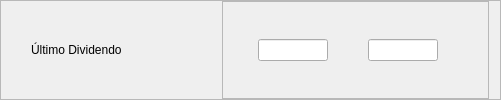
              <widget class="QFrame" name="fFiis_Dividendo">
               <property name="frameShape">
                <enum>QFrame::StyledPanel</enum>
               </property>
               <property name="frameShadow">
                <enum>QFrame::Raised</enum>
               </property>
               <layout class="QHBoxLayout" name="horizontalLayout_104">
                <property name="leftMargin">
                 <number>30</number>
                </property>
                <property name="topMargin">
                 <number>0</number>
                </property>
                <property name="bottomMargin">
                 <number>0</number>
                </property>
                <item>
                 <widget class="QLabel" name="label_67">
                  <property name="minimumSize">
                   <size>
                    <width>185</width>
                    <height>0</height>
                   </size>
                  </property>
                  <property name="maximumSize">
                   <size>
                    <width>185</width>
                    <height>150</height>
                   </size>
                  </property>
                  <property name="styleSheet">
                   <string notr="true">font: 14pt &quot;Segoe UI&quot;;</string>
                  </property>
                  <property name="text">
                   <string>Último Dividendo</string>
                  </property>
                  <property name="alignment">
                   <set>Qt::AlignLeading|Qt::AlignLeft|Qt::AlignVCenter</set>
                  </property>
                 </widget>
                </item>
                <item>
                 <widget class="QFrame" name="frame_86">
                  <property name="frameShape">
                   <enum>QFrame::StyledPanel</enum>
                  </property>
                  <property name="frameShadow">
                   <enum>QFrame::Raised</enum>
                  </property>
                  <layout class="QHBoxLayout" name="horizontalLayout_105">
                   <property name="spacing">
                    <number>0</number>
                   </property>
                   <property name="leftMargin">
                    <number>35</number>
                   </property>
                   <property name="topMargin">
                    <number>0</number>
                   </property>
                   <property name="rightMargin">
                    <number>50</number>
                   </property>
                   <property name="bottomMargin">
                    <number>0</number>
                   </property>
                   <item>
                    <widget class="QLineEdit" name="min_Fiis_Dividendo">
                     <property name="maximumSize">
                      <size>
                       <width>70</width>
                       <height>16777215</height>
                      </size>
                     </property>
                     <property name="focusPolicy">
                      <enum>Qt::StrongFocus</enum>
                     </property>
                     <property name="alignment">
                      <set>Qt::AlignCenter</set>
                     </property>
                    </widget>
                   </item>
                   <item>
                    <spacer name="horizontalSpacer_50">
                     <property name="orientation">
                      <enum>Qt::Horizontal</enum>
                     </property>
                     <property name="sizeType">
                      <enum>QSizePolicy::Expanding</enum>
                     </property>
                     <property name="sizeHint" stdset="0">
                      <size>
                       <width>40</width>
                       <height>20</height>
                      </size>
                     </property>
                    </spacer>
                   </item>
                   <item>
                    <widget class="QLineEdit" name="max_Fiis_Dividendo">
                     <property name="maximumSize">
                      <size>
                       <width>70</width>
                       <height>16777215</height>
                      </size>
                     </property>
                     <property name="focusPolicy">
                      <enum>Qt::StrongFocus</enum>
                     </property>
                     <property name="alignment">
                      <set>Qt::AlignCenter</set>
                     </property>
                    </widget>
                   </item>
                  </layout>
                 </widget>
                </item>
               </layout>
              </widget>
